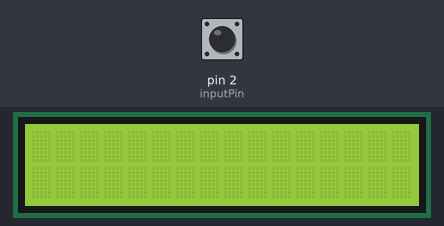
Bench run of a sketch on a simulated Arduino Uno, built with avr-gcc and run on an emulated ATmega328P. Shown: 16×2 character LCD. The inputs (shaded band) are chosen by the test bench; at power-on: pin 2 (inputPin) HIGH.

Above: at 1.2 s.
1.3 s: pin 2 (inputPin) pulled LOW for 0.15 s
At 2.3 s:
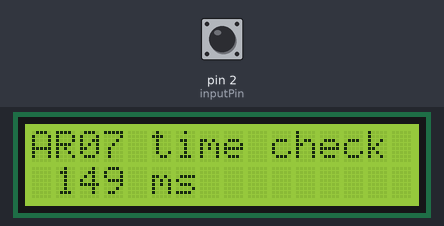
2.9 s: pin 2 (inputPin) pulled LOW for 1 s
At 4.8 s:
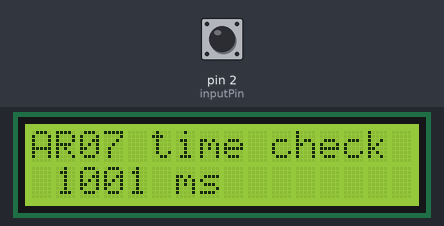
5.4 s: pin 2 (inputPin) pulled LOW for 0.15 s
At 6.6 s:
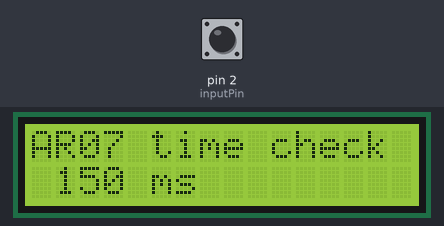
7.0 s: pin 2 (inputPin) pulled LOW for 1 s
At 9.1 s:
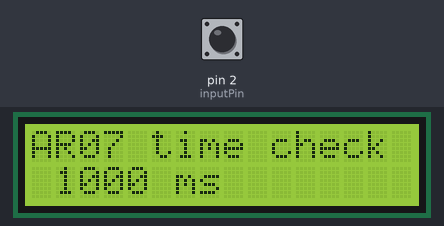
Timing chart, 0 to 10.5 s (numbered marks = the images above; inputs shaded):
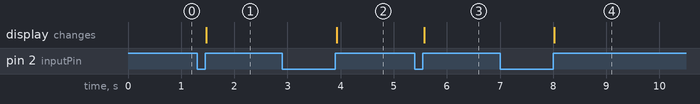

Measured:
- after the input at 1.3 s, the display: changes after 0.17 s (image 1)
- after the input at 2.9 s, the display: changes after 1.0 s (image 2)
- after the input at 5.4 s, the display: changes after 0.17 s (image 3)
- after the input at 7.0 s, the display: changes after 1.0 s (image 4)

The sketch:

AR07_Switch_time.ino.ino
```cpp
/*
 예제 3.2
 I2C를 이용한 LCD 출력
*/
int blinkNumber = 0;
// I2C 통신 라이브러리 설정
#include <Wire.h>
// I2C LCD 라리브러리 설정
#include <LiquidCrystal_I2C.h>

// LCD I2C address 설정 PCF8574:0x27, PCF8574A:0x3F
LiquidCrystal_I2C lcd(0x27,16,2);  // LCD address:0x27, 16X2 LCD, 0x3F
const int inputPin = 2;
long startTime = 0;
long swCountTimer = 0;
void setup()
{
   pinMode(inputPin, INPUT_PULLUP);
  // 9600 bps로 시리얼 통신 설정
  Serial.begin(9600);
  lcd.init(); // LCD 설정
  lcd.clear();      // LCD를 모두 지운다.
  lcd.backlight();  // 백라이트를 켠다.

  // LCD 백라이트를 두 번 점멸
  // Open Serial Monitor, Type to display 표시

}

void loop()
{
  // 시리얼 통신 수신 값이 있을 때


  if(digitalRead(inputPin) == LOW){
    // 현재의 시간을 startTime 변수에 넣는다.
    startTime = millis();
    // 스위치가 입력되는 동안 지연시킨다.
    while(digitalRead(inputPin) == LOW);
    // swCountTimer 변수에 스위치가 눌려진 시간을 넣는다.
    // 여기까지 측정된 시간에서 앞서 저장한 시간이 스위치가 눌려진 시간이 된다
    swCountTimer = millis() - startTime;

    // 모두 삭제
    lcd.clear();
     // 커서를 좌측 상단으로
    lcd.setCursor(0,0);
    lcd.print("AR07 time check");
    lcd.setCursor(1,1);
     lcd.print(swCountTimer);
     lcd.print(" ms");

  }
}
```
